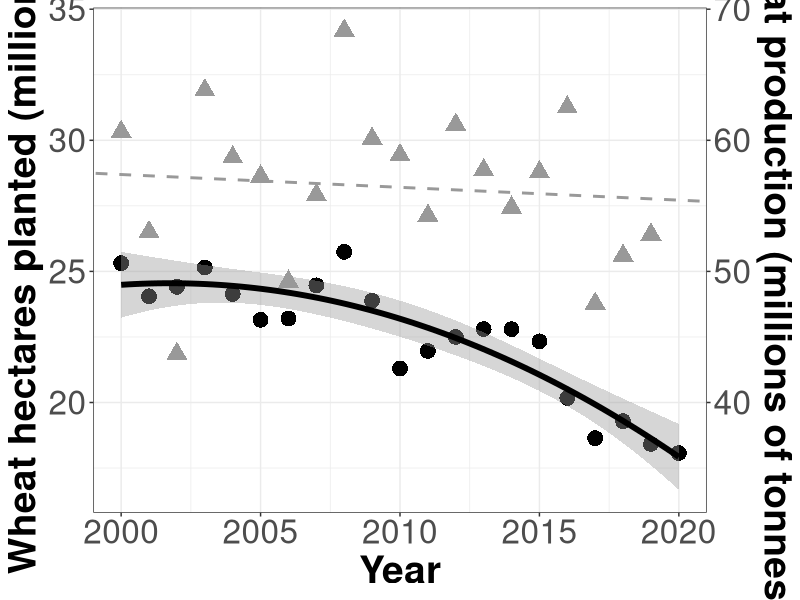

Here is the R script that generated this plot: (Note: this script raises an error after producing the figure.)
## ---- chunk 1
master.df <- read.csv2("wheat_IM_data.csv", sep = ",", header = T)
colnames(master.df)
master.df$Year <- as.factor(master.df$Year)
master.df$weight_lbs <- as.numeric(as.character(master.df$weight_lbs))
master.df$Percent_Moisture <- 
  as.numeric(as.character(master.df$Percent_Moisture))
master.df$Yield_bushels_acre <- 
  as.numeric(as.character(master.df$Yield_bushels_acre))
master.df$Yield_kg_hect <- as.numeric(as.character(master.df$Yield_kg_hect))
master.df$Test_weight_kg_hL <- 
  as.numeric(as.character(master.df$Test_weight_kg_hL))
master.df$seed_weight_250g <- 
  as.numeric(as.character(master.df$seed_weight_250g))
master.df$TKW_g <- as.numeric(as.character(master.df$TKW_g))

#Disease data
master.df$Stripe_Rust_DI <- as.numeric(master.df$Stripe_Rust_DI)
master.df$Stripe_Rust_DI_beta <- master.df$Stripe_Rust_DI/100
master.df$Stripe_Rust_DS <- as.numeric(master.df$Stripe_Rust_DS)
master.df$Stripe_Rust_DS_beta <- master.df$Stripe_Rust_DS/80

master.df$FHB_DI <- as.numeric(master.df$FHB_DI)
master.df$FHB_DI_beta <- master.df$FHB_DI/15
master.df$FHB_DS <- as.numeric(master.df$FHB_DS)
master.df$FHB_DS_beta <- master.df$FHB_DS/45
master.df$DON_ppm <- as.numeric(as.character(master.df$DON_ppm))
master.df$DON_ppm <- master.df$DON_ppm + 0.001
master.df$DON_ppm_log <- log(master.df$DON_ppm)
colnames(master.df)
## ---- chunk 2
planted.df <- read.csv2("planted_acres_yield_price.csv", 
                        sep = ",", header = T)
planted.df$Year
planted.df$WHEAT_ACRES_PLANTED <-
  as.numeric(as.character(planted.df$WHEAT_ACRES_PLANTED))
planted.df$WHEAT_BUSHELS_PRODUCED
planted.df$WHEAT_PRICE_RECIEVED_USD_BUSHEL <- 
  as.numeric(as.character(planted.df$WHEAT_PRICE_RECIEVED_USD_BUSHEL))
#Convert acres planted to hectares (divide acres by 2.471)
planted.df$WHEAT_HECTARES_PLANTED <- planted.df$WHEAT_ACRES_PLANTED/2.471
#Divide by 1 thousand to get in decent units
planted.df$WHEAT_HECTARES_PLANTED <- planted.df$WHEAT_HECTARES_PLANTED/1000000
#Convert bushels produced to tonnes (divide bushel by 36.74)
planted.df$WHEAT_TONNES_PRODUCED <- planted.df$WHEAT_BUSHELS_PRODUCED/36.74
#Divide by 1 million to get in decent units
planted.df$WHEAT_TONNES_PRODUCED <- planted.df$WHEAT_TONNES_PRODUCED/1000000
library(ggplot2)
ggplot(planted.df, aes(x=Year)) +
  geom_point(aes(y = WHEAT_HECTARES_PLANTED), size = 5, shape = 16) +
  stat_smooth(aes(y = WHEAT_HECTARES_PLANTED), 
              method = "lm", formula = y ~ x + I(x^2), 
              colour = "black", linetype = 1, size = 2) +
  #geom_text(x=2017, y=16.5, label="y = -0.33x + 682.0 \n P < 0.001",
  #          size = 8) +
  geom_point(aes(y = WHEAT_TONNES_PRODUCED/2), size = 5, shape = 17, 
             colour = "grey60") +
  geom_abline(slope = (-0.09773083/2), intercept = (252.85130202/2),
              colour = "grey60", linetype = 2, size = 1) +
  #geom_text(x=2017.5, y=32, label="y = -0.10x + 252.9 \n P = 0.68",
  #          colour = "grey60", size = 8) +
  ylab("Wheat hectares planted (millions)") +
  scale_y_continuous(sec.axis = sec_axis(~.*2, name = "Wheat production (millions of tonnes)")) +
  theme_bw() + theme(strip.text.x = element_text(size=8, face = "bold"),
                     axis.text.x=element_text(size=24),
                     axis.text.y=element_text(size=24),
                     axis.title.x=element_text(size=28, face="bold"),
                     axis.title.y=element_text(size=28, face="bold"))

plant.lm <- lm(WHEAT_HECTARES_PLANTED~Year, planted.df)
summary(plant.lm)
planted.df$Year2 <- planted.df$Year^2
plant.quad <- lm(WHEAT_HECTARES_PLANTED~Year + Year2, planted.df)
summary(plant.quad)
#Quadratic fit is better for hectares planted

yield.lm <- lm(WHEAT_TONNES_PRODUCED~Year, planted.df)
summary(yield.lm)
yield.lm$coefficients
yield.quad <- lm(WHEAT_TONNES_PRODUCED~Year + Year2, planted.df)
summary(yield.quad)
planted.df$Year3 <- planted.df$Year^3
yield.cubic <- lm(WHEAT_TONNES_PRODUCED~Year + Year2 + Year3, planted.df)
summary(yield.cubic)
## ---- chunk 3
colnames(master.df)
#Use this function to get variety x management x year means
#Just replace "Pro 200" with whatever variety you're interested in
get_mean <- function(var, man, yr) {
  temp.df <- with(master.df, master.df[variety == as.character(var) & 
                                       management == as.character(man) &
                                       Year == as.character(yr),])
  mean(na.omit(temp.df$Test_weight_kg_hL))
}
get_mean("Pro 200","Current","2016")
get_mean("Pro 200","MidLevel","2016")
get_mean("Pro 200","HighLevel","2016")
get_mean("Pro 200","Current","2017")
get_mean("Pro 200","MidLevel","2017")
get_mean("Pro 200","HighLevel","2017")
get_mean("Pro 200","Current","2018")
get_mean("Pro 200","MidLevel","2018")
get_mean("Pro 200","HighLevel","2018")
get_mean("Pro 200","Current","2019")
get_mean("Pro 200","MidLevel","2019")
get_mean("Pro 200","HighLevel","2019")

#Use this function to variety means across years
#Just replace "Pro 200" with whatever variety you're interested in
get_mean2 <- function(var) {
  temp.df <- with(master.df, master.df[variety == as.character(var),])
  mean(na.omit(temp.df$Test_weight_kg_hL))
}
get_mean2("Pro 200")

#Get Tukey group letters for management effects of variety within year
#Just replace "Pro 200" with whatever variety you're interested in
AOVTukey <- function(var, yr) {
  temp.df <- with(master.df, master.df[variety == as.character(var) &
                                       Year == as.character(yr),])
  nova <- aov(Test_weight_kg_hL ~ management, data = temp.df)
  TukeyHSD(nova, ordered = TRUE)
}
AOVTukey("Pro 200", "2016")
AOVTukey("Pro 200", "2017")
AOVTukey("Pro 200", "2018")
AOVTukey("Pro 200", "2019")

#Get Tukey group letters for variety effects across years
library(emmeans)
library(multcomp)
allvar_lm <- lm(Test_weight_kg_hL ~ variety, data = master.df)
allvar_anova <- emmeans(allvar_lm, ~variety)
allvar_anova_results <- multcomp::cld(allvar_anova, 
                            alpha = 0.05, 
                            adjust = "tuk", 
                            Letters = letters, 
                            reversed = TRUE, 
                            details = TRUE)
allvar_anova_results
## ---- chunk 4
#Examine if data can be combined across years
yield.aov <- aov(Yield_kg_hect ~ Year, data = master.df)
summary(yield.aov)
TukeyHSD(yield.aov)
#Significantly higher yields in 2016 than in any other year. Check test weight too
TW.aov <- aov(Test_weight_kg_hL ~ Year, data = master.df)
summary(TW.aov)
TukeyHSD(TW.aov)
#Incorporate this info into the data frame for plotting
master.df$Year
master.df$YearTukey <- rep(c("A","B","B","B"), each = 168)
master.df$Test_weight_kg_hL
master.df$Test_weight_kg_hLTukey <- rep(c("A","C","B","C"), each = 168)
library(ggplot2)
library(ggpubr)
#install.packages("forcats")
#install.packages("rstatix")
library(forcats)
library(rstatix)
colnames(master.df)
master.df$management <- fct_relevel(master.df$management,
                                    "Current","MidLevel","HighLevel")
treatments <- list(c("Current", "MidLevel"),
                   c("Current", "HighLevel"),
                   c("MidLevel", "HighLevel"))

symnum.args <- list(
  cutpoints = c(0, 0.001, 0.01, 0.05, 1), 
  symbols = c("***","**","*","ns"))

p1 <- ggplot(data = master.df, aes(x = management, y = Yield_kg_hect/1000, 
                             fill = management)) +
  stat_summary(fun = mean, position="identity", geom = "bar") +
  stat_summary(fun.data = mean_se, 
               position = "identity", 
               geom = "errorbar",
               width = 0.5) +
  stat_compare_means(comparisons = treatments, 
                     size = 5, label = "p.adj.signif", method = "t.test",
                     label.y = c(11,12.5,14), symnum.args = symnum.args) +
  geom_jitter(width = 0.1, alpha = 0.5) +
  scale_y_continuous(expand = expansion(mult = c(0, 0.1))) +
  facet_grid(~Year + YearTukey, switch="x") +
  ylab("Yield\n(thousands of kg / hectare)") +
  #ggtitle("") +
  theme_bw() + guides(fill=guide_legend("Management Intensity")) +
  theme(legend.position="none",
          legend.title=element_text(size=24),
          legend.text=element_text(size=24),
          strip.text.x = element_text(size=20, face = "bold"),
          axis.text.x=element_blank(), 
          axis.text.y=element_text(size=20),
          axis.title.x=element_blank(), 
          axis.title.y=element_text(size=20, face="bold"), 
          axis.ticks.x=element_blank(),
          panel.background=element_blank()) +
  scale_fill_grey()

p2 <- ggplot(data = master.df, aes(x = management, y = Test_weight_kg_hL, 
                             fill = management)) +
  stat_summary(fun = mean, position="identity", geom = "bar") +
  stat_summary(fun.data = mean_se, 
               position = "identity", 
               geom = "errorbar",
               width = 0.5) +
  stat_compare_means(comparisons = treatments, 
                     size = 5, label = "p.signif", method = "t.test",
                     label.y = c(85,95,107), symnum.args = symnum.args) +
  geom_jitter(width = 0.1, alpha = 0.5) +
  scale_y_continuous(expand = expansion(mult = c(0, 0.1))) +
  geom_hline(aes(yintercept=75), linetype = 2) +
  facet_grid(~Year + Test_weight_kg_hLTukey, switch="x") +
  ylab("Wheat test weight\n(kg / hectaliter)") +
  #ggtitle("") +
  theme_bw() + guides(fill=guide_legend("Management Intensity")) +
  theme(legend.position="bottom",
          legend.title=element_text(size=24),
          legend.text=element_text(size=24),
          strip.text.x = element_text(size=20, face = "bold"),
          axis.text.x=element_blank(), 
          axis.text.y=element_text(size=20),
          axis.title.x=element_blank(), 
          axis.title.y=element_text(size=20, face="bold"), 
          axis.ticks.x=element_blank(),
          panel.background=element_blank()) +
  scale_fill_grey()

library(gridExtra)
grid.arrange(p1,p2,ncol=1)
## ---- chunk 5
colnames(master.df)
get.prob <- function(man) {
  temp.df <- master.df[master.df$management == as.character(man),]
  n <- length(temp.df$Test_weight_lbs_bu)
  nodock_count <- 0
  dock1_count <- 0
  dock2_count <- 0
  dock3_count <- 0
  for (i in temp.df$Test_weight_lbs_bu){
    if (i >= 58){
      nodock_count <- nodock_count + 1
    }
    else if (i < 58 && i >= 56){
      dock1_count <- dock1_count + 1
    }
    else if (i < 56 && i >= 52){
      dock2_count <- dock2_count + 1
    }
    else if (i < 52){
      dock3_count <- dock3_count + 1
    }
  }
  print(cat("No dock = ", nodock_count, " out of ", n))
  print(cat("Dock 1  = ", dock1_count, " out of ", n))
  print(cat("Dock 2  = ", dock2_count, " out of ", n))
  print(cat("Dock 3  = ", dock3_count, " out of ", n))
}
get.prob("Current")
get.prob("MidLevel")
get.prob("HighLevel")
## ---- chunk 6
colnames(master.df)
range(na.omit(master.df$DON_ppm))
get.prob2 <- function(man) {
  temp.df <- master.df[master.df$management == as.character(man),]
  n <- length(na.omit(temp.df$DON_ppm))
  nodock_count <- 0
  dock20_count <- 0
  dock30_count <- 0
  dock40_count <- 0
  for (i in na.omit(temp.df$DON_ppm)){
    if (i < 2.1){
      nodock_count <- nodock_count + 1
    }
    else if (i >= 2.1 && i < 3.0){
      dock20_count <- dock20_count + 1
    }
    else if (i >= 3.1 && i < 4.0){
      dock30_count <- dock30_count + 1
    }
    else if (i >= 4.0){
      dock40_count <- dock40_count + 1
    }
  }
  print(cat("No dock = ", nodock_count, " out of ", n))
  print(cat("Dock 20¢ = ", dock20_count, " out of ", n))
  print(cat("Dock 30¢ = ", dock30_count, " out of ", n))
  print(cat("Rejection = ", dock40_count, " out of ", n))
}
get.prob2("Current")
get.prob2("MidLevel")
get.prob2("HighLevel")
## ---- chunk 7
library(ggplot2)
library(ggpubr)
#install.packages("forcats")
library(forcats)
colnames(master.df)
master.df$management <- fct_relevel(master.df$management,
                                    "Current","MidLevel","HighLevel")
treatments <- list(c("Current", "MidLevel"),
                   c("Current", "HighLevel"),
                   c("MidLevel", "HighLevel"))

master.df2 <- master.df[master.df$Year != 2016,]

symnum.args <- list(
  cutpoints = c(0, 0.001, 0.01, 0.05, 1), 
  symbols = c("***","**","*","ns"))

p.FHB.DI <- ggplot(data = master.df2, aes(x = management, y = FHB_DI_beta, 
                             fill = management)) +
  stat_summary(fun = mean, position="identity", geom = "bar") +
  stat_summary(fun.data = mean_se, 
               position = "identity", 
               geom = "errorbar",
               width = 0.5) +
  stat_compare_means(comparisons = treatments, 
                     size = 5, label = "p.signif", method = "t.test",
                     label.y = c(1.2,1.4,1.6), symnum.args = symnum.args) +
  geom_jitter(width = 0.2, alpha = 0.5) +
  scale_x_discrete(limits=c("HighLevel", "MidLevel", "Current")) +
  #scale_y_continuous(expand = expansion(mult = c(0, 0.1))) +
  #facet_grid(~Year, switch="x") +
  ylab("FHB disease incidence") + xlab("") +
  coord_flip() +
  #ggtitle("") +
  theme_bw() + guides(fill=guide_legend("Management Intensity")) +
  theme(legend.position="none",
          legend.title=element_text(size=24),
          legend.text=element_text(size=24),
          strip.text.y = element_blank(),
          #strip.text.x = element_text(size=12, face = "bold"),
          axis.text.x=element_text(size=20),
          axis.text.y=element_text(size=20),
          axis.title.x=element_text(size=20, face="bold"),
          axis.title.y=element_text(size=20, face="bold"), 
          axis.ticks.x=element_blank(),
          panel.background=element_blank()) +
  scale_fill_grey()

p.FHB.DS <- ggplot(data = master.df2, aes(x = management, y = FHB_DS_beta, 
                             fill = management)) +
  stat_summary(fun = mean, position="identity", geom = "bar") +
  stat_summary(fun.data = mean_se, 
               position = "identity", 
               geom = "errorbar",
               width = 0.5) +
  stat_compare_means(comparisons = treatments, 
                     size = 5, label = "p.signif", method = "t.test",
                     label.y = c(1.2,1.4,1.6), symnum.args = symnum.args) +
  geom_jitter(width = 0.2, alpha = 0.5) +
  scale_x_discrete(limits=c("HighLevel", "MidLevel", "Current")) +
  #scale_y_continuous(expand = expansion(mult = c(0, 0.1))) +
  #facet_grid(~Year, switch="x") +
  ylab("FHB disease severity") + xlab("") +
  coord_flip() +
  #ggtitle("") +
  theme_bw() + guides(fill=guide_legend("Management Intensity")) +
  theme(legend.position="none",
          legend.title=element_text(size=24),
          legend.text=element_text(size=24),
          strip.text.y = element_blank(),
          #strip.text.x = element_text(size=12, face = "bold"),
          axis.text.x=element_text(size=20),
          axis.text.y=element_blank(),
          axis.title.x=element_text(size=20, face="bold"),
          axis.title.y=element_text(size=20, face="bold"), 
          axis.ticks.x=element_blank(),
          panel.background=element_blank()) +
  scale_fill_grey()

master.df2 <- master.df2[master.df2$Year != 2017,]
p.DON <- ggplot(data = master.df2, aes(x = management, y = DON_ppm, 
                             fill = management)) +
  stat_summary(fun = mean, position="identity", geom = "bar") +
  stat_summary(fun.data = mean_se, 
               position = "identity", 
               geom = "errorbar",
               width = 0.5) +
  stat_compare_means(comparisons = treatments, 
                     size = 5, label = "p.signif", method = "t.test",
                     label.y = c(4.5,5.5,6.5), symnum.args = symnum.args) +
  geom_jitter(width = 0.1, alpha = 0.5) +
  scale_x_discrete(limits=c("HighLevel", "MidLevel", "Current")) +
  #scale_y_continuous(expand = expansion(mult = c(0.05, 0.1))) +
  #facet_grid(~Year) +
  ylab("DON concentrations (ppm)") + xlab("") +
  coord_flip() +
  #ggtitle("") +
  theme_bw() + guides(fill=guide_legend("Management Intensity")) +
  theme(legend.position="none",
          legend.title=element_text(size=24),
          legend.text=element_text(size=24),
          strip.text.y = element_blank(),
          #strip.text.x = element_text(size=12, face = "bold"),
          axis.text.x=element_text(size=20),
          axis.text.y=element_blank(),
          axis.title.x=element_text(size=20, face="bold"),
          axis.title.y=element_text(size=20, face="bold"), 
          axis.ticks.x=element_blank(),
          panel.background=element_blank()) +
  scale_fill_grey()

master.df3 <- master.df[master.df$Year == 2017,]

p.SR.DS <- ggplot(data = master.df3, aes(x = management, 
                              y = Stripe_Rust_DS_beta, 
                              fill = management)) +
  stat_summary(fun = mean, position="identity", geom = "bar") +
  stat_summary(fun.data = mean_se, 
               position = "identity", 
               geom = "errorbar",
               width = 0.5) +
  stat_compare_means(comparisons = treatments, 
                     size = 5, label = "p.signif", method = "t.test",
                     label.y = c(1.2,1.4,1.6), symnum.args = symnum.args) +
  geom_jitter(width = 0.1, alpha = 0.5) +
  scale_x_discrete(limits=c("HighLevel", "MidLevel", "Current")) +
  #scale_y_continuous(expand = expansion(mult = c(0, 0.1))) +
  #facet_grid(~Year) +
  ylab("Stripe rust\ndisease severity") + xlab("") +
  coord_flip() +
  #ggtitle("") +
  theme_bw() + guides(fill=guide_legend("Management Intensity")) +
  theme(legend.position="none",
          legend.title=element_text(size=24),
          legend.text=element_text(size=24),
          strip.text.y = element_blank(),
          #strip.text.x = element_text(size=12, face = "bold"),
          axis.text.x=element_text(size=20),
          axis.text.y=element_blank(),
          axis.title.x=element_text(size=20, face="bold"),
          axis.title.y=element_text(size=20, face="bold"), 
          axis.ticks.x=element_blank(),
          panel.background=element_blank()) +
  scale_fill_grey()

p.SR.DI <- ggplot(data = master.df3, aes(x = management, 
                              y = Stripe_Rust_DI_beta, 
                              fill = management)) +
  stat_summary(fun = mean, position="identity", geom = "bar") +
  stat_summary(fun.data = mean_se, 
               position = "identity", 
               geom = "errorbar",
               width = 0.5) +
  stat_compare_means(comparisons = treatments, 
                     size = 5, label = "p.signif", method = "t.test",
                     label.y = c(1.2,1.4,1.6), symnum.args = symnum.args) +
  geom_jitter(width = 0.1, alpha = 0.5) +
  scale_x_discrete(limits=c("HighLevel", "MidLevel", "Current")) +
  #scale_y_continuous(expand = expansion(mult = c(0, 0.1))) +
  #facet_grid(~Year) +
  ylab("Stripe rust\ndisease incidence") + xlab("") +
  coord_flip() +
  #ggtitle("") +
  theme_bw() + guides(fill=guide_legend("Management Intensity")) +
  theme(legend.position="none",
          legend.title=element_text(size=24),
          legend.text=element_text(size=24),
          strip.text.y = element_blank(),
          #strip.text.x = element_text(size=12, face = "bold"),
          axis.text.x=element_text(size=20),
          axis.text.y=element_text(size=20),
          axis.title.x=element_text(size=20, face="bold"),
          axis.title.y=element_text(size=20, face="bold"), 
          axis.ticks.x=element_blank(),
          panel.background=element_blank()) +
  scale_fill_grey()

#install.packages("patchwork")
library(patchwork)
layout <- "
AABB##
CCDDEE
"
p.SR.DI + p.SR.DS + p.FHB.DI + p.FHB.DS + p.DON +
  plot_layout(design = layout)
